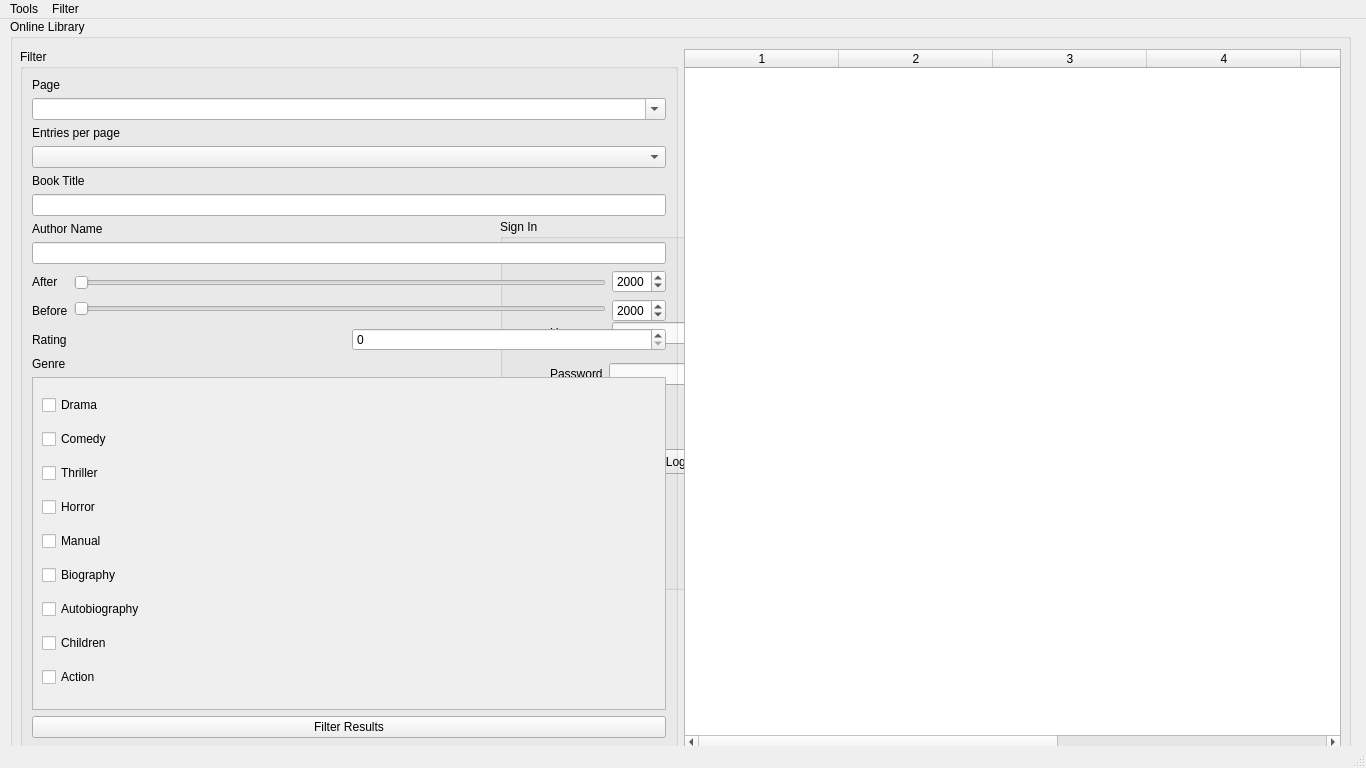
<?xml version="1.0" encoding="UTF-8"?>
<ui version="4.0">
 <class>MainWindow</class>
 <widget class="QMainWindow" name="MainWindow">
  <property name="geometry">
   <rect>
    <x>0</x>
    <y>0</y>
    <width>1366</width>
    <height>768</height>
   </rect>
  </property>
  <property name="font">
   <font>
    <strikeout>false</strikeout>
   </font>
  </property>
  <property name="focusPolicy">
   <enum>Qt::NoFocus</enum>
  </property>
  <property name="windowTitle">
   <string>MainWindow</string>
  </property>
  <widget class="QWidget" name="centralwidget">
   <widget class="QGroupBox" name="loginGroup">
    <property name="geometry">
     <rect>
      <x>500</x>
      <y>200</y>
      <width>371</width>
      <height>371</height>
     </rect>
    </property>
    <property name="title">
     <string>Sign In</string>
    </property>
    <widget class="QPushButton" name="pushButtonLogin">
     <property name="geometry">
      <rect>
       <x>50</x>
       <y>230</y>
       <width>261</width>
       <height>25</height>
      </rect>
     </property>
     <property name="text">
      <string>Login</string>
     </property>
    </widget>
    <widget class="QWidget" name="layoutWidget">
     <property name="geometry">
      <rect>
       <x>50</x>
       <y>90</y>
       <width>261</width>
       <height>91</height>
      </rect>
     </property>
     <layout class="QVBoxLayout" name="verticalLayout">
      <item>
       <layout class="QHBoxLayout" name="horizontalLayout_2">
        <item>
         <widget class="QLabel" name="labelUsername">
          <property name="text">
           <string>Username</string>
          </property>
         </widget>
        </item>
        <item>
         <widget class="QLineEdit" name="lineEditUsername">
          <property name="echoMode">
           <enum>QLineEdit::Normal</enum>
          </property>
         </widget>
        </item>
       </layout>
      </item>
      <item>
       <layout class="QHBoxLayout" name="horizontalLayout">
        <item>
         <widget class="QLabel" name="labelPassword">
          <property name="text">
           <string>Password</string>
          </property>
         </widget>
        </item>
        <item>
         <widget class="QLineEdit" name="lineEditPassword">
          <property name="font">
           <font>
            <strikeout>false</strikeout>
           </font>
          </property>
          <property name="inputMethodHints">
           <set>Qt::ImhHiddenText|Qt::ImhNoAutoUppercase|Qt::ImhNoPredictiveText|Qt::ImhSensitiveData</set>
          </property>
          <property name="inputMask">
           <string notr="true"/>
          </property>
          <property name="echoMode">
           <enum>QLineEdit::Password</enum>
          </property>
         </widget>
        </item>
       </layout>
      </item>
     </layout>
    </widget>
   </widget>
   <widget class="QGroupBox" name="libGroup">
    <property name="enabled">
     <bool>true</bool>
    </property>
    <property name="geometry">
     <rect>
      <x>10</x>
      <y>0</y>
      <width>1341</width>
      <height>731</height>
     </rect>
    </property>
    <property name="autoFillBackground">
     <bool>false</bool>
    </property>
    <property name="inputMethodHints">
     <set>Qt::ImhNone</set>
    </property>
    <property name="title">
     <string>Online Library</string>
    </property>
    <widget class="QWidget" name="">
     <property name="geometry">
      <rect>
       <x>10</x>
       <y>30</y>
       <width>1321</width>
       <height>701</height>
      </rect>
     </property>
     <layout class="QHBoxLayout" name="LibraryLayout">
      <item>
       <widget class="QGroupBox" name="filterGroup">
        <property name="sizeIncrement">
         <size>
          <width>0</width>
          <height>0</height>
         </size>
        </property>
        <property name="title">
         <string>Filter</string>
        </property>
        <property name="flat">
         <bool>false</bool>
        </property>
        <layout class="QVBoxLayout" name="verticalLayout_9">
         <item>
          <layout class="QVBoxLayout" name="layoutPage">
           <item>
            <widget class="QLabel" name="labelPage">
             <property name="text">
              <string>Page</string>
             </property>
            </widget>
           </item>
           <item>
            <widget class="QComboBox" name="comboBoxPage">
             <property name="editable">
              <bool>true</bool>
             </property>
             <property name="currentIndex">
              <number>-1</number>
             </property>
             <property name="maxCount">
              <number>50</number>
             </property>
            </widget>
           </item>
          </layout>
         </item>
         <item>
          <layout class="QVBoxLayout" name="layoutItemsPage">
           <item>
            <widget class="QLabel" name="labelItemsPage">
             <property name="text">
              <string>Entries per page</string>
             </property>
            </widget>
           </item>
           <item>
            <widget class="QComboBox" name="comboBoxItemsPage">
             <property name="editable">
              <bool>false</bool>
             </property>
             <property name="currentText">
              <string/>
             </property>
             <property name="maxVisibleItems">
              <number>3</number>
             </property>
             <property name="maxCount">
              <number>3</number>
             </property>
            </widget>
           </item>
          </layout>
         </item>
         <item>
          <layout class="QVBoxLayout" name="layoutAuthorTitle">
           <item>
            <widget class="QLabel" name="labelTitle">
             <property name="text">
              <string>Book Title</string>
             </property>
            </widget>
           </item>
           <item>
            <widget class="QLineEdit" name="lineEditTitle"/>
           </item>
           <item>
            <layout class="QVBoxLayout" name="layoutAuthor">
             <item>
              <widget class="QLabel" name="labelAuthor">
               <property name="text">
                <string>Author Name</string>
               </property>
              </widget>
             </item>
             <item>
              <widget class="QLineEdit" name="lineEditAuthor"/>
             </item>
            </layout>
           </item>
          </layout>
         </item>
         <item>
          <layout class="QHBoxLayout" name="layoutYear">
           <item>
            <layout class="QVBoxLayout" name="layoutYearLabels">
             <item>
              <widget class="QLabel" name="labelMinYear">
               <property name="text">
                <string>After</string>
               </property>
              </widget>
             </item>
             <item>
              <widget class="QLabel" name="labelMaxYear">
               <property name="text">
                <string>Before</string>
               </property>
              </widget>
             </item>
            </layout>
           </item>
           <item>
            <layout class="QVBoxLayout" name="layoutYearSliders">
             <item>
              <widget class="QSlider" name="sliderMinYear">
               <property name="minimum">
                <number>1800</number>
               </property>
               <property name="maximum">
                <number>2050</number>
               </property>
               <property name="value">
                <number>1800</number>
               </property>
               <property name="orientation">
                <enum>Qt::Horizontal</enum>
               </property>
               <property name="invertedControls">
                <bool>true</bool>
               </property>
              </widget>
             </item>
             <item>
              <widget class="QSlider" name="sliderMaxYear">
               <property name="minimum">
                <number>1800</number>
               </property>
               <property name="maximum">
                <number>2050</number>
               </property>
               <property name="orientation">
                <enum>Qt::Horizontal</enum>
               </property>
               <property name="invertedControls">
                <bool>true</bool>
               </property>
              </widget>
             </item>
            </layout>
           </item>
           <item>
            <layout class="QVBoxLayout" name="verticalLayout_2">
             <item>
              <widget class="QDateEdit" name="dateEditMin">
               <property name="maximumDate">
                <date>
                 <year>2050</year>
                 <month>1</month>
                 <day>1</day>
                </date>
               </property>
               <property name="minimumDate">
                <date>
                 <year>1800</year>
                 <month>1</month>
                 <day>1</day>
                </date>
               </property>
               <property name="maximumTime">
                <time>
                 <hour>23</hour>
                 <minute>59</minute>
                 <second>59</second>
                </time>
               </property>
               <property name="displayFormat">
                <string>yyyy</string>
               </property>
               <property name="calendarPopup">
                <bool>false</bool>
               </property>
              </widget>
             </item>
             <item>
              <widget class="QDateEdit" name="dateEditMax">
               <property name="maximumDateTime">
                <datetime>
                 <hour>23</hour>
                 <minute>59</minute>
                 <second>59</second>
                 <year>2050</year>
                 <month>1</month>
                 <day>1</day>
                </datetime>
               </property>
               <property name="minimumDate">
                <date>
                 <year>1800</year>
                 <month>1</month>
                 <day>1</day>
                </date>
               </property>
               <property name="displayFormat">
                <string>yyyy</string>
               </property>
              </widget>
             </item>
            </layout>
           </item>
          </layout>
         </item>
         <item>
          <layout class="QHBoxLayout" name="layoutRating">
           <item>
            <widget class="QLabel" name="labelRating">
             <property name="text">
              <string>Rating</string>
             </property>
            </widget>
           </item>
           <item>
            <widget class="QSpinBox" name="spinBoxRating"/>
           </item>
          </layout>
         </item>
         <item>
          <widget class="QLabel" name="labelGenre">
           <property name="text">
            <string>Genre</string>
           </property>
          </widget>
         </item>
         <item>
          <widget class="QScrollArea" name="scrollAreaGenre">
           <property name="widgetResizable">
            <bool>true</bool>
           </property>
           <widget class="QWidget" name="scrollAreaGenreContents">
            <property name="geometry">
             <rect>
              <x>0</x>
              <y>0</y>
              <width>631</width>
              <height>273</height>
             </rect>
            </property>
            <layout class="QVBoxLayout" name="verticalLayout_8">
             <item>
              <widget class="QCheckBox" name="checkBoxDrama">
               <property name="text">
                <string>Drama</string>
               </property>
              </widget>
             </item>
             <item>
              <widget class="QCheckBox" name="checkBoxComedy">
               <property name="text">
                <string>Comedy</string>
               </property>
              </widget>
             </item>
             <item>
              <widget class="QCheckBox" name="checkBoxThriller">
               <property name="text">
                <string>Thriller</string>
               </property>
              </widget>
             </item>
             <item>
              <widget class="QCheckBox" name="checkBoxHorror">
               <property name="text">
                <string>Horror</string>
               </property>
              </widget>
             </item>
             <item>
              <widget class="QCheckBox" name="checkBoxManual">
               <property name="text">
                <string>Manual</string>
               </property>
              </widget>
             </item>
             <item>
              <widget class="QCheckBox" name="checkBoxBio">
               <property name="text">
                <string>Biography</string>
               </property>
              </widget>
             </item>
             <item>
              <widget class="QCheckBox" name="checkBoxAutobio">
               <property name="text">
                <string>Autobiography</string>
               </property>
              </widget>
             </item>
             <item>
              <widget class="QCheckBox" name="checkBoxChildren">
               <property name="text">
                <string>Children</string>
               </property>
              </widget>
             </item>
             <item>
              <widget class="QCheckBox" name="checkBoxAction">
               <property name="text">
                <string>Action</string>
               </property>
              </widget>
             </item>
            </layout>
           </widget>
          </widget>
         </item>
         <item>
          <widget class="QPushButton" name="pushButtonApplyFilter">
           <property name="text">
            <string>Filter Results</string>
           </property>
          </widget>
         </item>
        </layout>
       </widget>
      </item>
      <item>
       <widget class="QTableWidget" name="tableWidgetQueryResult">
        <property name="dragEnabled">
         <bool>false</bool>
        </property>
        <property name="alternatingRowColors">
         <bool>false</bool>
        </property>
        <property name="verticalScrollMode">
         <enum>QAbstractItemView::ScrollPerItem</enum>
        </property>
        <property name="showGrid">
         <bool>false</bool>
        </property>
        <property name="gridStyle">
         <enum>Qt::SolidLine</enum>
        </property>
        <property name="wordWrap">
         <bool>true</bool>
        </property>
        <property name="columnCount">
         <number>7</number>
        </property>
        <attribute name="horizontalHeaderDefaultSectionSize">
         <number>154</number>
        </attribute>
        <column/>
        <column/>
        <column/>
        <column/>
        <column/>
        <column/>
        <column/>
       </widget>
      </item>
     </layout>
    </widget>
   </widget>
  </widget>
  <widget class="QMenuBar" name="menubar">
   <property name="geometry">
    <rect>
     <x>0</x>
     <y>0</y>
     <width>1366</width>
     <height>22</height>
    </rect>
   </property>
   <widget class="QMenu" name="menuClient">
    <property name="title">
     <string>Tools</string>
    </property>
    <addaction name="actionSettings"/>
    <addaction name="separator"/>
    <addaction name="actionDisconnect"/>
   </widget>
   <widget class="QMenu" name="menuFilter">
    <property name="enabled">
     <bool>true</bool>
    </property>
    <property name="title">
     <string>Filter</string>
    </property>
    <addaction name="actionHide_Show"/>
   </widget>
   <addaction name="menuClient"/>
   <addaction name="menuFilter"/>
  </widget>
  <widget class="QStatusBar" name="statusbar"/>
  <action name="actionSettings">
   <property name="text">
    <string>Settings</string>
   </property>
  </action>
  <action name="actionDisconnect">
   <property name="text">
    <string>Disconnect</string>
   </property>
  </action>
  <action name="actionHide_Show">
   <property name="text">
    <string>Hide/Show</string>
   </property>
  </action>
 </widget>
 <resources/>
 <connections/>
</ui>
